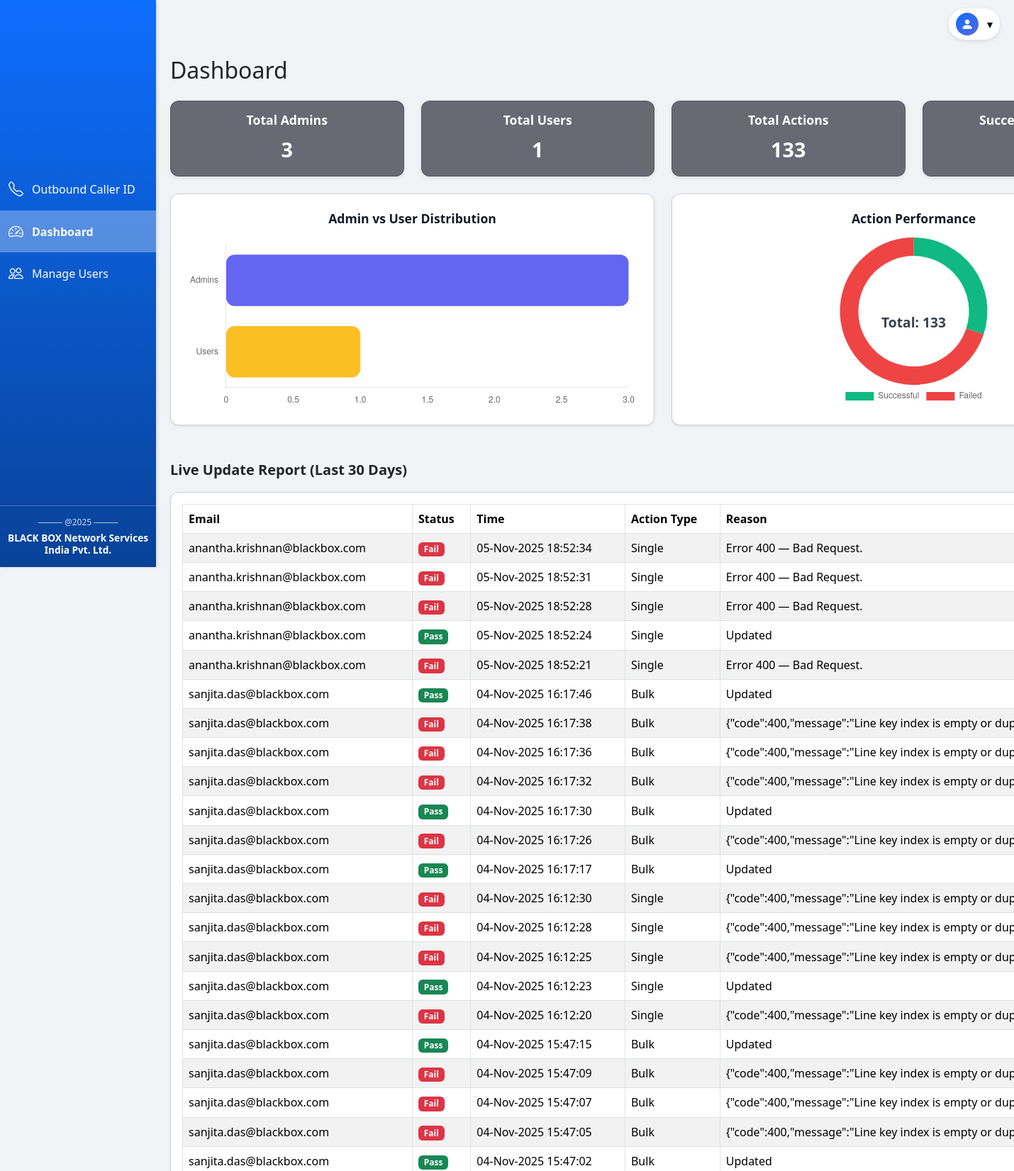
/dashboard (signed in, upper part), run on the app's committed database.
### tables this page shows
CREATE TABLE update_logs (
                        id INTEGER PRIMARY KEY AUTOINCREMENT,
                        email TEXT,
                        caller_id TEXT,
                        success INTEGER,
                        reason TEXT,
                        type TEXT,
                        timestamp DATETIME DEFAULT CURRENT_TIMESTAMP
                    , identifier TEXT, alias TEXT);

### app.py (the view)
@app.route("/dashboard")
@login_required(role="admin")
def dashboard():
    conn = get_db_connection()
    total_admin = conn.execute("SELECT COUNT(*) as cnt FROM users WHERE role='admin'").fetchone()["cnt"]
    total_users = conn.execute("SELECT COUNT(*) as cnt FROM users WHERE role='user'").fetchone()["cnt"]
    cutoff = (datetime.utcnow() - timedelta(days=30)).isoformat()
    rows = conn.execute("""
        SELECT email, identifier, caller_id, success, reason, type, timestamp
        FROM update_logs
        WHERE timestamp >= ?
        ORDER BY timestamp DESC
    """, (cutoff,)).fetchall()
    updates = []
    for r in rows:
        updates.append({
            "email": r["email"],
            "identifier": r["identifier"],
            "caller_id": r["caller_id"],
            "success": bool(r["success"]),
            "reason": r["reason"],
            "type": r["type"],
            "time": datetime.fromisoformat(r["timestamp"]).strftime("%d-%b-%Y %H:%M:%S")
        })
    mrows = conn.execute("""
        SELECT admin_email, action, target_email, timestamp
        FROM admin_activity
        WHERE timestamp >= ?
        ORDER BY timestamp DESC
    """, (cutoff,)).fetchall()
    manage_logs = []
    for r in mrows:
        manage_logs.append({
            "email": r["admin_email"],
            "action": r["action"],
            "target": r["target_email"],
            "time": datetime.fromisoformat(r["timestamp"]).strftime("%d-%b-%Y %H:%M:%S")
        })
    conn.close()
    user_status = get_user_status_list()
    refresh_needed = session.pop("refresh_needed", False)
    return render_template(
        "dashboard.html",
        total_admin=total_admin,
        total_users=total_users,
        updates=updates,
        manage_logs=manage_logs,
        user_status=user_status,
        refresh_needed=refresh_needed
    )

### app.py (called while the page is built)
def get_db_connection():
    conn = sqlite3.connect(DB_PATH)
    conn.row_factory = sqlite3.Row
    return conn

def load_users_from_db():
    conn = get_db_connection()
    rows = conn.execute("SELECT email, password, role FROM users").fetchall()
    conn.close()
    users = {r["email"].lower(): {"password": r["password"], "role": r["role"]} for r in rows}
    return users

def get_user_status_list():
    users = load_users_from_db()
    conn = get_db_connection()
    rows = conn.execute("SELECT user_email, status, login_time FROM login_activity ORDER BY id DESC").fetchall()
    conn.close()
    status = {}
    for r in rows:
        e = r["user_email"].lower()
        if e not in status:
            status[e] = {"email": e, "online": (r["status"] == "Online"), "last_seen": r["login_time"]}
    out = []
    for email, u in users.items():
        if email in status:
            out.append({"email": email, "online": bool(status[email]["online"])})
        else:
            out.append({"email": email, "online": False})
    return out

def login_required(role=None):
    def wrapper(fn):
        @wraps(fn)
        def decorated(*args, **kwargs):
            if "email" not in session:
                app.logger.warning("Unauthorized access attempt to protected route.")
                return redirect(url_for("login"))
            if role and session.get("role") != role:
                app.logger.warning(f"Access denied for user {session.get('email')} - insufficient role.")
                flash("Access denied", "danger")
                return redirect(url_for("login"))
            return fn(*args, **kwargs)
        return decorated
    return wrapper

### templates/dashboard.html (shortened to what this page needs)
{% extends "base.html" %}
{% block content %}
<h2 class="mb-4">Dashboard</h2>
<div class="row g-4 mb-4">
  <div class="col-md-3">
    <div class="card text-center card-primary p-3">
      <h5 class="card-title">Total Admins</h5>
      <p class="card-text" id="totalAdmins">{{ total_admin }}</p>
    </div>
  </div>
  <div class="col-md-3">
    <div class="card text-center card-warning p-3">
      <h5 class="card-title">Total Users</h5>
      <p class="card-text" id="totalUsers">{{ total_users }}</p>
    </div>
  </div>
  <div class="col-md-3">
    <div class="card text-center card-info p-3">
      <h5 class="card-title">Total Actions</h5>
      <p class="card-text" id="totalActions">{{ updates|length }}</p>
    </div>
  </div>
  <div class="col-md-3">
    <div class="card text-center card-success p-3">
      <h5 class="card-title">Successful Updates</h5>
      <p class="card-text" id="successfulUpdates">{{ updates|selectattr("success")|select|list|length }}</p>
    </div>
  </div>
</div>
<div class="row g-4 mb-5">
  <div class="col-md-6">
    <div class="card shadow-sm chart-box p-4 h-100">
      <h5 class="card-title text-center mb-3">Admin vs User Distribution</h5>
      <div style="position: relative; height: 240px;">
        <canvas id="adminUserChart"></canvas>
      </div>
    </div>
  </div>
  <div class="col-md-6">
    <div class="card shadow-sm chart-box p-4 h-100">
      <h5 class="card-title text-center mb-3">Action Performance</h5>
      <div style="position: relative; height: 240px;">
        <canvas id="actionPieChart"></canvas>
        <div id="totalCenterText"
          style="position:absolute;top:50%;left:50%;transform:translate(-50%,-50%);
                 font-size:1.2rem;font-weight:700;color:#374151;">
          Total: {{ updates|length }}
        </div>
      </div>
    </div>
  </div>
</div>
<div class="section-title">Live Update Report (Last 30 Days)</div>
<div class="card shadow-sm mb-4">
  <div class="card-body table-responsive">
    <table class="table table-striped table-bordered align-middle">
      <thead>
        <tr>
          <th>Email</th>
          <th>Status</th>
          <th>Time</th>
          <th>Action Type</th>
          <th>Reason</th>
        </tr>
      </thead>
      <tbody>
        {% if updates %}
          {% for u in updates %}
            <tr>
              <td>{{ u.email }}</td>
              <td>
                {% if u.success %}
                  <span class="badge bg-success">Pass</span>
                {% else %}
                  <span class="badge bg-danger">Fail</span>
                {% endif %}
              </td>
              <td>{{ u.time }}</td>
              <td>
                {% if u.type == 'S' %}Single
                {% elif u.type == 'B' %}Bulk
                {% elif u.type == 'Both' %}Both
                {% else %}Unknown{% endif %}
              </td>
              <td>{{ u.reason }}</td>
            </tr>
          {% endfor %}
        {% else %}
          <tr><td colspan="5" class="text-center">No updates in last 30 days</td></tr>
        {% endif %}
      </tbody>
    </table>
  </div>
</div>
{% endblock %}
{% block scripts %}
<script>
document.addEventListener("DOMContentLoaded", function() {
  const totalAdmins = parseInt(document.getElementById("totalAdmins").textContent) || 0;
  const totalUsers = parseInt(document.getElementById("totalUsers").textContent) || 0;
  const totalActions = parseInt(document.getElementById("totalActions").textContent) || 0;
  const successfulUpdates = parseInt(document.getElementById("successfulUpdates").textContent) || 0;
  new Chart(document.getElementById("adminUserChart"), {
    type: 'bar',
    data: {
      labels: ["Admins", "Users"],
      datasets: [{
        label: "Count",
        data: [totalAdmins, totalUsers],
        backgroundColor: ["#6366f1", "#fbbf24"],
        borderRadius: 12,
        borderSkipped: false
      }]
    },
    options: {
      indexAxis: 'y',
      responsive: true,
      plugins: { legend: { display: false } },
      scales: {
        x: { beginAtZero: true, grid: { display: false } },
        y: { grid: { display: false } }
      }
    }
  });
  new Chart(document.getElementById("actionPieChart"), {
    type: 'doughnut',
    data: {
      labels: ["Successful", "Failed"],
      datasets: [{
        data: [successfulUpdates, totalActions - successfulUpdates],
        backgroundColor: ["#10b981", "#ef4444"],
        hoverOffset: 6,
        borderWidth: 0
      }]
    },
    options: {
      cutout: "75%",
      plugins: { legend: { position: "bottom" } }
    }
  });
});
// SSE Real-Time Listener
document.addEventListener("DOMContentLoaded", () => {
  if (!!window.EventSource) {
    const source = new EventSource("/events");
    source.onmessage = function (event) {
      const data = JSON.parse(event.data);
      console.log("📊 Dashboard received real-time update:", data);
      // Add latest row dynamically
      const table = document.querySelector(".table.table-striped.table-bordered.align-middle tbody");
      if (table) {
        const row = document.createElement("tr");
        row.innerHTML = `
          <td>${data.identifier}</td>
          <td>${data.success ? '<span class="badge bg-success">Pass</span>' : '<span class="badge bg-danger">Fail</span>'}</td>
          <td>${data.time}</td>
          <td>${data.type}</td>
          <td>${data.reason || ''}</td>
        `;
        table.prepend(row);
      }
    };
    source.onerror = function (err) {
      console.error("SSE connection failed:", err);
    };
  } else {
    console.warn("❌ Browser does not support real-time updates.");
  }
});
</script>
{% endblock %}

### templates/base.html (style rules this page uses)
body { padding-top: 60px; font-family: 'Segoe UI', Tahoma, Geneva, Verdana, sans-serif; background-color: #f1f3f6; }
.card { border-radius: 0.75rem; box-shadow: 0 2px 6px rgba(0,0,0,0.08); transition: transform 0.2s; }
.table-striped>tbody>tr:nth-of-type(odd) { background-color: #f8f9fa; }
.table thead { background-color: #0d6efd; color: white; }
.table th, .table td { vertical-align: middle !important; }

### templates/dashboard.html (style rules this page uses)
.card-text { font-size: 1.8rem; font-weight: 700; }
.card-title { font-size: 1.1rem; font-weight: 600; margin-bottom: 0.5rem; }
.card-primary, .card-warning, .card-info, .card-success { background-color: #05041493; color: #fff; }
.table thead { background-color: #0d6efd; color: #fff; }
.badge { font-weight: 600; }
.section-title { font-weight: 700; margin-top: 2rem; margin-bottom: 1rem; font-size: 1.25rem; }
.chart-box { background-color: #ffffff; color: #111827; border-radius: 0.75rem; box-shadow: 0 4px 14px rgba(0, 0, 0, 0.1); transition: all 0.3s ease; }
.chart-box .card-title { color: #111827; font-weight: 600; }
canvas { max-height: 240px !important; }

### data on the page
update_logs: email "anantha.krishnan@blackbox.com", success "Fail", time "05-Nov-2025 18:52:34", type "Single", reason "Error 400 — Bad Request."
update_logs: email "anantha.krishnan@blackbox.com", success "Fail", time "05-Nov-2025 18:52:31", type "Single", reason "Error 400 — Bad Request."
update_logs: email "anantha.krishnan@blackbox.com", success "Fail", time "05-Nov-2025 18:52:28", type "Single", reason "Error 400 — Bad Request."
update_logs: email "anantha.krishnan@blackbox.com", success "Pass", time "05-Nov-2025 18:52:24", type "Single", reason "Updated"
update_logs: email "anantha.krishnan@blackbox.com", success "Fail", time "05-Nov-2025 18:52:21", type "Single", reason "Error 400 — Bad Request."
update_logs: email "sanjita.das@blackbox.com", success "Pass", time "04-Nov-2025 16:17:46", type "Bulk", reason "Updated"
update_logs: email "sanjita.das@blackbox.com", success "Fail", time "04-Nov-2025 16:17:38", type "Bulk", reason "{\"code\":400,\"message\":\"Line key index is empty or…"
update_logs: email "sanjita.das@blackbox.com", success "Fail", time "04-Nov-2025 16:17:36", type "Bulk", reason "{\"code\":400,\"message\":\"Line key index is empty or…"
update_logs: email "sanjita.das@blackbox.com", success "Fail", time "04-Nov-2025 16:17:32", type "Bulk", reason "{\"code\":400,\"message\":\"Line key index is empty or…"
update_logs: email "sanjita.das@blackbox.com", success "Pass", time "04-Nov-2025 16:17:30", type "Bulk", reason "Updated"
update_logs: email "sanjita.das@blackbox.com", success "Fail", time "04-Nov-2025 16:17:26", type "Bulk", reason "{\"code\":400,\"message\":\"Line key index is empty or…"
update_logs: email "sanjita.das@blackbox.com", success "Pass", time "04-Nov-2025 16:17:17", type "Bulk", reason "Updated"
update_logs: email "sanjita.das@blackbox.com", success "Fail", time "04-Nov-2025 16:12:30", type "Single", reason "{\"code\":400,\"message\":\"Line key index is empty or…"
update_logs: email "sanjita.das@blackbox.com", success "Fail", time "04-Nov-2025 16:12:28", type "Single", reason "{\"code\":400,\"message\":\"Line key index is empty or…"
update_logs: email "sanjita.das@blackbox.com", success "Fail", time "04-Nov-2025 16:12:25", type "Single", reason "{\"code\":400,\"message\":\"Line key index is empty or…"
update_logs: email "sanjita.das@blackbox.com", success "Pass", time "04-Nov-2025 16:12:23", type "Single", reason "Updated"
update_logs: email "sanjita.das@blackbox.com", success "Fail", time "04-Nov-2025 16:12:20", type "Single", reason "{\"code\":400,\"message\":\"Line key index is empty or…"
update_logs: email "sanjita.das@blackbox.com", success "Pass", time "04-Nov-2025 15:47:15", type "Bulk", reason "Updated"
update_logs: email "sanjita.das@blackbox.com", success "Fail", time "04-Nov-2025 15:47:09", type "Bulk", reason "{\"code\":400,\"message\":\"Line key index is empty or…"
update_logs: email "sanjita.das@blackbox.com", success "Fail", time "04-Nov-2025 15:47:07", type "Bulk", reason "{\"code\":400,\"message\":\"Line key index is empty or…"
update_logs: email "sanjita.das@blackbox.com", success "Fail", time "04-Nov-2025 15:47:05", type "Bulk", reason "{\"code\":400,\"message\":\"Line key index is empty or…"
update_logs: email "sanjita.das@blackbox.com", success "Pass", time "04-Nov-2025 15:47:02", type "Bulk", reason "Updated"

### other printed values
{{ total_admin }} "3"
{{ total_users }} "1"
{{ updates|length }} "133"
